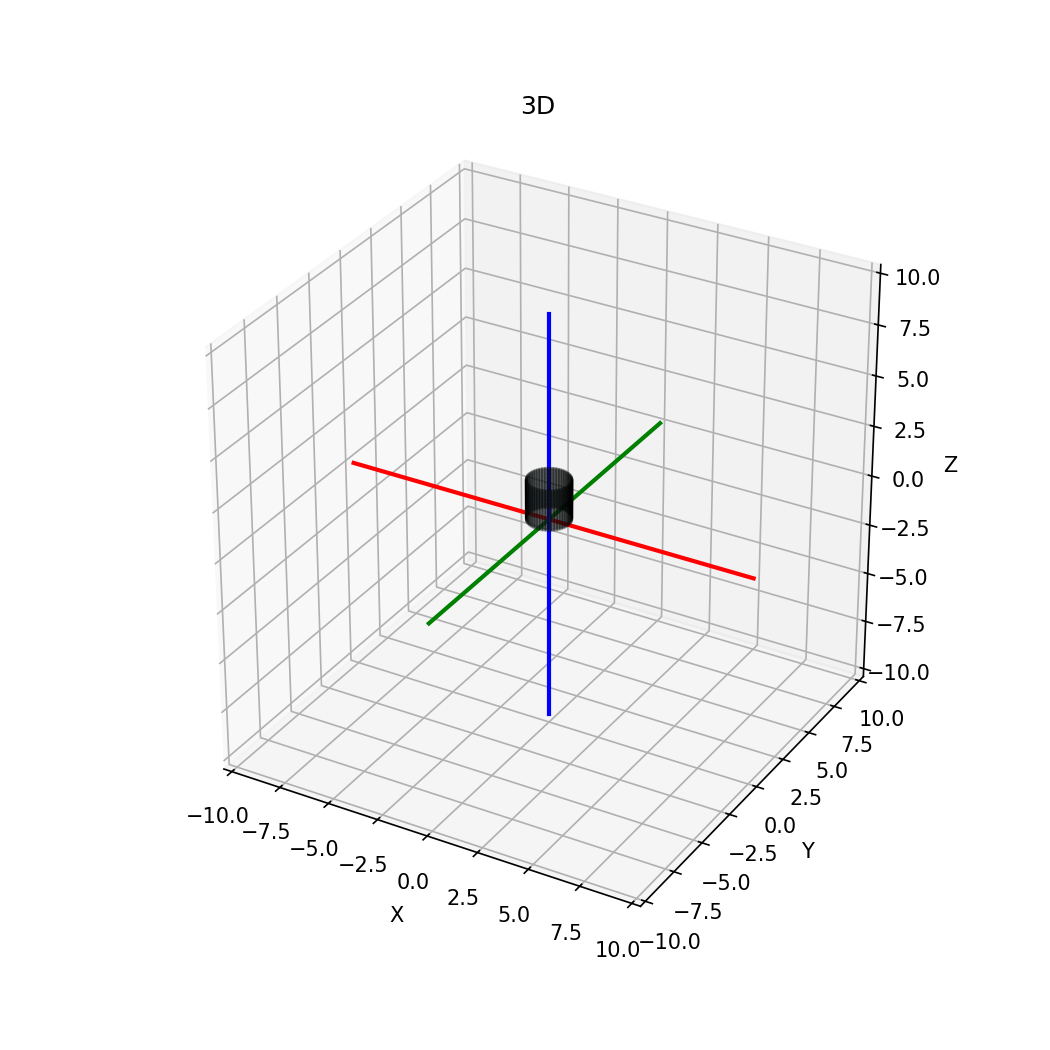

The script that drew this image:
import numpy as np
import matplotlib.pyplot as plt
from mpl_toolkits.mplot3d import Axes3D
from matplotlib.patches import Circle
from mpl_toolkits.mplot3d.art3d import Poly3DCollection

# Define the cylinder parameters
num_points = 100  # Points per ring
height = 2  # Height of the cylinder
radius = 1.0  # Constant radius

# Define the grid for the cylinder
theta = np.linspace(0, 2 * np.pi, num_points)
z = np.linspace(0, height, num_points)
Theta, Z = np.meshgrid(theta, z)
X = radius * np.cos(Theta)
Y = radius * np.sin(Theta)

# Create figure
fig = plt.figure(figsize=(7, 7))
ax = fig.add_subplot(111, projection='3d')

# Plot cylinder surface
ax.plot_surface(X, Y, Z, color='lightblue', alpha=0.2, edgecolor='k')

# Set labels and aspect ratio
ax.set_xlabel("X")
ax.set_ylabel("Y")
ax.set_zlabel("Z")
ax.set_title("3D")
ax.set_box_aspect([1, 1, 1])  # Ensures 1:1:1 aspect ratio

ax.set_xlim(-10,10)
ax.set_ylim(-10,10)
ax.set_zlim(-10,10)
ax.plot([-10, 10], [0, 0], [0, 0], 'r-', linewidth=2)  # X-axis line
ax.plot([0, 0], [-10, 10], [0, 0], 'g-', linewidth=2)  # Y-axis line
ax.plot([0, 0], [0, 0], [-10, 10], 'b-', linewidth=2)  # Z-axis line
# ✅ Get the script filename dynamically and save as pdf
import os
script_name = os.path.splitext(os.path.basename(__file__))[0]
# filename = f"{script_name}.pdf"
# plt.savefig(filename, format="pdf", bbox_inches="tight")
filename = f"{script_name}.png"
plt.savefig(filename, dpi=150)  # Save image with high resolution
plt.tight_layout()
plt.show()
